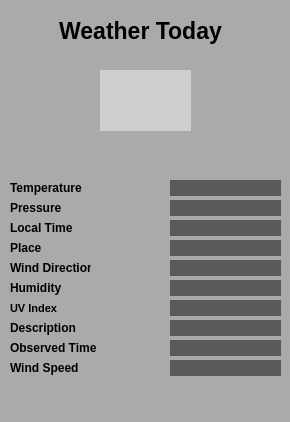
<?xml version="1.0" encoding="UTF-8"?>
<ui version="4.0">
 <class>Weather</class>
 <widget class="QMainWindow" name="Weather">
  <property name="geometry">
   <rect>
    <x>0</x>
    <y>0</y>
    <width>290</width>
    <height>422</height>
   </rect>
  </property>
  <property name="minimumSize">
   <size>
    <width>290</width>
    <height>422</height>
   </size>
  </property>
  <property name="maximumSize">
   <size>
    <width>290</width>
    <height>422</height>
   </size>
  </property>
  <property name="font">
   <font>
    <weight>75</weight>
    <bold>true</bold>
   </font>
  </property>
  <property name="windowTitle">
   <string>MainWindow</string>
  </property>
  <property name="styleSheet">
   <string notr="true">
background-color: rgb(170, 170, 170);
</string>
  </property>
  <widget class="QWidget" name="centralwidget">
   <widget class="QLabel" name="label_4">
    <property name="geometry">
     <rect>
      <x>30</x>
      <y>0</y>
      <width>221</width>
      <height>61</height>
     </rect>
    </property>
    <property name="font">
     <font>
      <pointsize>17</pointsize>
      <weight>75</weight>
      <bold>true</bold>
     </font>
    </property>
    <property name="text">
     <string>Weather Today</string>
    </property>
    <property name="alignment">
     <set>Qt::AlignCenter</set>
    </property>
   </widget>
   <widget class="QLabel" name="label">
    <property name="geometry">
     <rect>
      <x>10</x>
      <y>180</y>
      <width>101</width>
      <height>16</height>
     </rect>
    </property>
    <property name="font">
     <font>
      <weight>75</weight>
      <bold>true</bold>
     </font>
    </property>
    <property name="text">
     <string>Temperature</string>
    </property>
   </widget>
   <widget class="QLabel" name="label_1">
    <property name="geometry">
     <rect>
      <x>10</x>
      <y>200</y>
      <width>91</width>
      <height>16</height>
     </rect>
    </property>
    <property name="font">
     <font>
      <weight>75</weight>
      <bold>true</bold>
     </font>
    </property>
    <property name="text">
     <string>Pressure</string>
    </property>
   </widget>
   <widget class="QLabel" name="label_2">
    <property name="geometry">
     <rect>
      <x>10</x>
      <y>220</y>
      <width>101</width>
      <height>16</height>
     </rect>
    </property>
    <property name="font">
     <font>
      <weight>75</weight>
      <bold>true</bold>
     </font>
    </property>
    <property name="text">
     <string>Local Time</string>
    </property>
   </widget>
   <widget class="QLabel" name="label_5">
    <property name="geometry">
     <rect>
      <x>10</x>
      <y>260</y>
      <width>81</width>
      <height>16</height>
     </rect>
    </property>
    <property name="font">
     <font>
      <weight>75</weight>
      <bold>true</bold>
     </font>
    </property>
    <property name="text">
     <string>Wind Direction</string>
    </property>
   </widget>
   <widget class="QLabel" name="label_3">
    <property name="geometry">
     <rect>
      <x>10</x>
      <y>240</y>
      <width>91</width>
      <height>16</height>
     </rect>
    </property>
    <property name="font">
     <font>
      <weight>75</weight>
      <bold>true</bold>
     </font>
    </property>
    <property name="text">
     <string>Place</string>
    </property>
   </widget>
   <widget class="QLabel" name="label_7">
    <property name="geometry">
     <rect>
      <x>10</x>
      <y>280</y>
      <width>61</width>
      <height>16</height>
     </rect>
    </property>
    <property name="font">
     <font>
      <weight>75</weight>
      <bold>true</bold>
     </font>
    </property>
    <property name="text">
     <string>Humidity</string>
    </property>
   </widget>
   <widget class="QLabel" name="label_8">
    <property name="geometry">
     <rect>
      <x>10</x>
      <y>300</y>
      <width>61</width>
      <height>16</height>
     </rect>
    </property>
    <property name="font">
     <font>
      <pointsize>8</pointsize>
      <weight>75</weight>
      <bold>true</bold>
     </font>
    </property>
    <property name="text">
     <string>UV Index</string>
    </property>
   </widget>
   <widget class="QLabel" name="label_9">
    <property name="geometry">
     <rect>
      <x>10</x>
      <y>320</y>
      <width>71</width>
      <height>16</height>
     </rect>
    </property>
    <property name="font">
     <font>
      <weight>75</weight>
      <bold>true</bold>
     </font>
    </property>
    <property name="text">
     <string>Description</string>
    </property>
   </widget>
   <widget class="QLabel" name="label_10">
    <property name="geometry">
     <rect>
      <x>10</x>
      <y>340</y>
      <width>91</width>
      <height>16</height>
     </rect>
    </property>
    <property name="font">
     <font>
      <weight>75</weight>
      <bold>true</bold>
     </font>
    </property>
    <property name="text">
     <string>Observed Time</string>
    </property>
   </widget>
   <widget class="QLabel" name="label_11">
    <property name="geometry">
     <rect>
      <x>10</x>
      <y>360</y>
      <width>81</width>
      <height>16</height>
     </rect>
    </property>
    <property name="font">
     <font>
      <weight>75</weight>
      <bold>true</bold>
     </font>
    </property>
    <property name="text">
     <string>Wind Speed</string>
    </property>
   </widget>
   <widget class="QLabel" name="Image">
    <property name="geometry">
     <rect>
      <x>100</x>
      <y>70</y>
      <width>91</width>
      <height>61</height>
     </rect>
    </property>
    <property name="styleSheet">
     <string notr="true">background-color: rgb(206, 206, 206);</string>
    </property>
    <property name="text">
     <string/>
    </property>
    <property name="alignment">
     <set>Qt::AlignCenter</set>
    </property>
    <property name="indent">
     <number>0</number>
    </property>
   </widget>
   <widget class="QLabel" name="temp">
    <property name="geometry">
     <rect>
      <x>170</x>
      <y>180</y>
      <width>111</width>
      <height>16</height>
     </rect>
    </property>
    <property name="font">
     <font>
      <weight>75</weight>
      <bold>true</bold>
     </font>
    </property>
    <property name="styleSheet">
     <string notr="true">background-color: rgb(90, 90, 90);
</string>
    </property>
    <property name="text">
     <string/>
    </property>
    <property name="alignment">
     <set>Qt::AlignCenter</set>
    </property>
   </widget>
   <widget class="QLabel" name="pressure">
    <property name="geometry">
     <rect>
      <x>170</x>
      <y>200</y>
      <width>111</width>
      <height>16</height>
     </rect>
    </property>
    <property name="font">
     <font>
      <weight>75</weight>
      <bold>true</bold>
     </font>
    </property>
    <property name="styleSheet">
     <string notr="true">background-color: rgb(90, 90, 90);
</string>
    </property>
    <property name="text">
     <string/>
    </property>
    <property name="alignment">
     <set>Qt::AlignCenter</set>
    </property>
   </widget>
   <widget class="QLabel" name="l_time">
    <property name="geometry">
     <rect>
      <x>170</x>
      <y>220</y>
      <width>111</width>
      <height>16</height>
     </rect>
    </property>
    <property name="font">
     <font>
      <weight>75</weight>
      <bold>true</bold>
     </font>
    </property>
    <property name="styleSheet">
     <string notr="true">background-color: rgb(90, 90, 90);
</string>
    </property>
    <property name="text">
     <string/>
    </property>
    <property name="alignment">
     <set>Qt::AlignCenter</set>
    </property>
   </widget>
   <widget class="QLabel" name="place">
    <property name="geometry">
     <rect>
      <x>170</x>
      <y>240</y>
      <width>111</width>
      <height>16</height>
     </rect>
    </property>
    <property name="font">
     <font>
      <weight>75</weight>
      <bold>true</bold>
     </font>
    </property>
    <property name="styleSheet">
     <string notr="true">background-color: rgb(90, 90, 90);
</string>
    </property>
    <property name="text">
     <string/>
    </property>
    <property name="alignment">
     <set>Qt::AlignCenter</set>
    </property>
   </widget>
   <widget class="QLabel" name="w_dir">
    <property name="geometry">
     <rect>
      <x>170</x>
      <y>260</y>
      <width>111</width>
      <height>16</height>
     </rect>
    </property>
    <property name="font">
     <font>
      <weight>75</weight>
      <bold>true</bold>
     </font>
    </property>
    <property name="styleSheet">
     <string notr="true">background-color: rgb(90, 90, 90);
</string>
    </property>
    <property name="text">
     <string/>
    </property>
    <property name="alignment">
     <set>Qt::AlignCenter</set>
    </property>
   </widget>
   <widget class="QLabel" name="humidity">
    <property name="geometry">
     <rect>
      <x>170</x>
      <y>280</y>
      <width>111</width>
      <height>16</height>
     </rect>
    </property>
    <property name="font">
     <font>
      <weight>75</weight>
      <bold>true</bold>
     </font>
    </property>
    <property name="styleSheet">
     <string notr="true">background-color: rgb(90, 90, 90);
</string>
    </property>
    <property name="text">
     <string/>
    </property>
    <property name="alignment">
     <set>Qt::AlignCenter</set>
    </property>
   </widget>
   <widget class="QLabel" name="uv">
    <property name="geometry">
     <rect>
      <x>170</x>
      <y>300</y>
      <width>111</width>
      <height>16</height>
     </rect>
    </property>
    <property name="font">
     <font>
      <weight>75</weight>
      <bold>true</bold>
     </font>
    </property>
    <property name="styleSheet">
     <string notr="true">background-color: rgb(90, 90, 90);
</string>
    </property>
    <property name="text">
     <string/>
    </property>
    <property name="alignment">
     <set>Qt::AlignCenter</set>
    </property>
   </widget>
   <widget class="QLabel" name="desc">
    <property name="geometry">
     <rect>
      <x>170</x>
      <y>320</y>
      <width>111</width>
      <height>16</height>
     </rect>
    </property>
    <property name="font">
     <font>
      <weight>75</weight>
      <bold>true</bold>
     </font>
    </property>
    <property name="styleSheet">
     <string notr="true">background-color: rgb(90, 90, 90);
</string>
    </property>
    <property name="text">
     <string/>
    </property>
    <property name="alignment">
     <set>Qt::AlignCenter</set>
    </property>
   </widget>
   <widget class="QLabel" name="obv_time">
    <property name="geometry">
     <rect>
      <x>170</x>
      <y>340</y>
      <width>111</width>
      <height>16</height>
     </rect>
    </property>
    <property name="font">
     <font>
      <weight>75</weight>
      <bold>true</bold>
     </font>
    </property>
    <property name="styleSheet">
     <string notr="true">background-color: rgb(90, 90, 90);
</string>
    </property>
    <property name="text">
     <string/>
    </property>
    <property name="alignment">
     <set>Qt::AlignCenter</set>
    </property>
   </widget>
   <widget class="QLabel" name="w_speed">
    <property name="geometry">
     <rect>
      <x>170</x>
      <y>360</y>
      <width>111</width>
      <height>16</height>
     </rect>
    </property>
    <property name="font">
     <font>
      <weight>75</weight>
      <bold>true</bold>
     </font>
    </property>
    <property name="styleSheet">
     <string notr="true">background-color: rgb(90, 90, 90);
</string>
    </property>
    <property name="text">
     <string/>
    </property>
    <property name="alignment">
     <set>Qt::AlignCenter</set>
    </property>
   </widget>
  </widget>
  <widget class="QMenuBar" name="menubar">
   <property name="geometry">
    <rect>
     <x>0</x>
     <y>0</y>
     <width>290</width>
     <height>21</height>
    </rect>
   </property>
  </widget>
  <widget class="QStatusBar" name="statusbar"/>
 </widget>
 <resources/>
 <connections/>
</ui>
